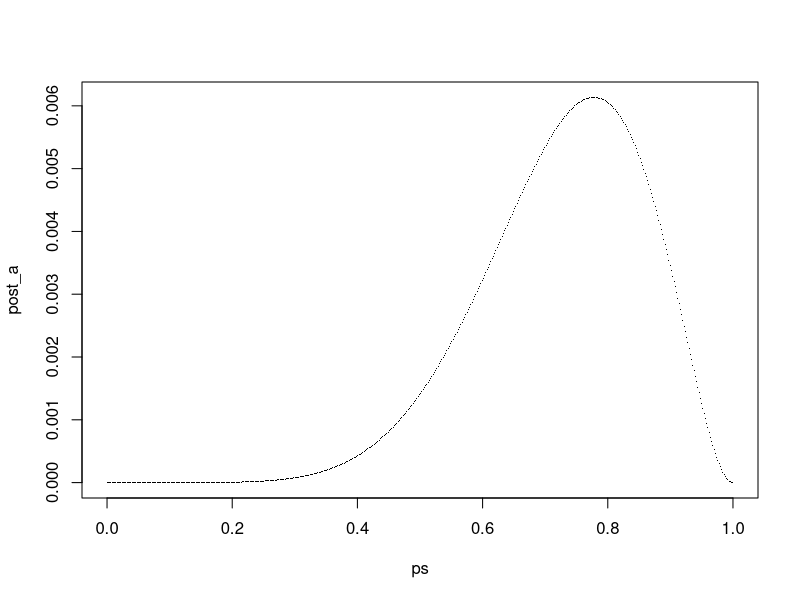
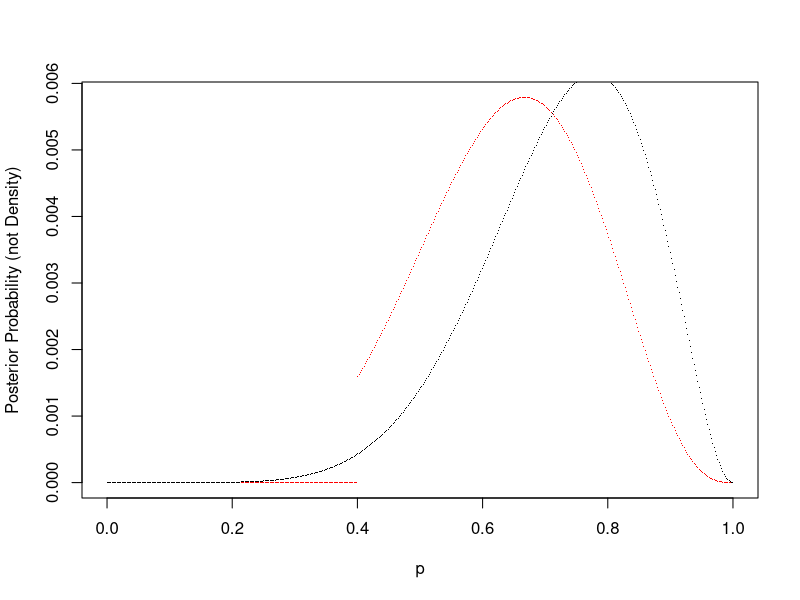

R code for these plots, in order:
## ---- chunk 1
options(useFancyQuotes = FALSE)
files<-c( '/Users/oli/Dropbox/__HTWG/DataAnalytics/_Current/lab/06_01_Bayes_1/bayes1_grid/bayes1_grid.Rmd' )
baseDir=dirname(files[ 1 ])
## ---- chunk 2
  if (exists("lsg") == FALSE){ #Nur falls von RStudio aufgerufen
    lsg <- TRUE   #Wenn man die lsg ausgeben will dann lsg <- TRUE sonst 
  }
  if (exists("baseDir") == FALSE){ #Nur falls von RStudio aufgerufen
    baseDir = getwd()
  }
  ig <- function(name, scale = 1) {
     return (paste0("\\includegraphics[ scale =", scale,"]{", baseDir,"/", name, "}"))
  }
## ---- chunk 3
#### Grid Aproximation
W = 7
N = 9
un_norm_post = function (p){
  return (dbinom(W, size = N, prob = p) * dunif(p, 0., 1.0))
}
ps = seq(0,1,length.out = 500)
un = un_norm_post(ps)
post_a = un/sum(un)
plot(ps,post_a, pch='.')
## ---- chunk 4
#### Grid Aproximation
  W = 6
  N = 9
  un_norm_post = function (p){
    return (dbinom(W, size = N, prob = p) * dunif(p, 0.4, 1))
  }
  ps = seq(0,1,length.out = 500)
  un = un_norm_post(ps)
  post_b = un/sum(un)
  plot(ps,post_b, pch='.', col='red', ylab='Posterior Probability (not Density)', xlab='p')
  points(ps,post_a,pch='.')
